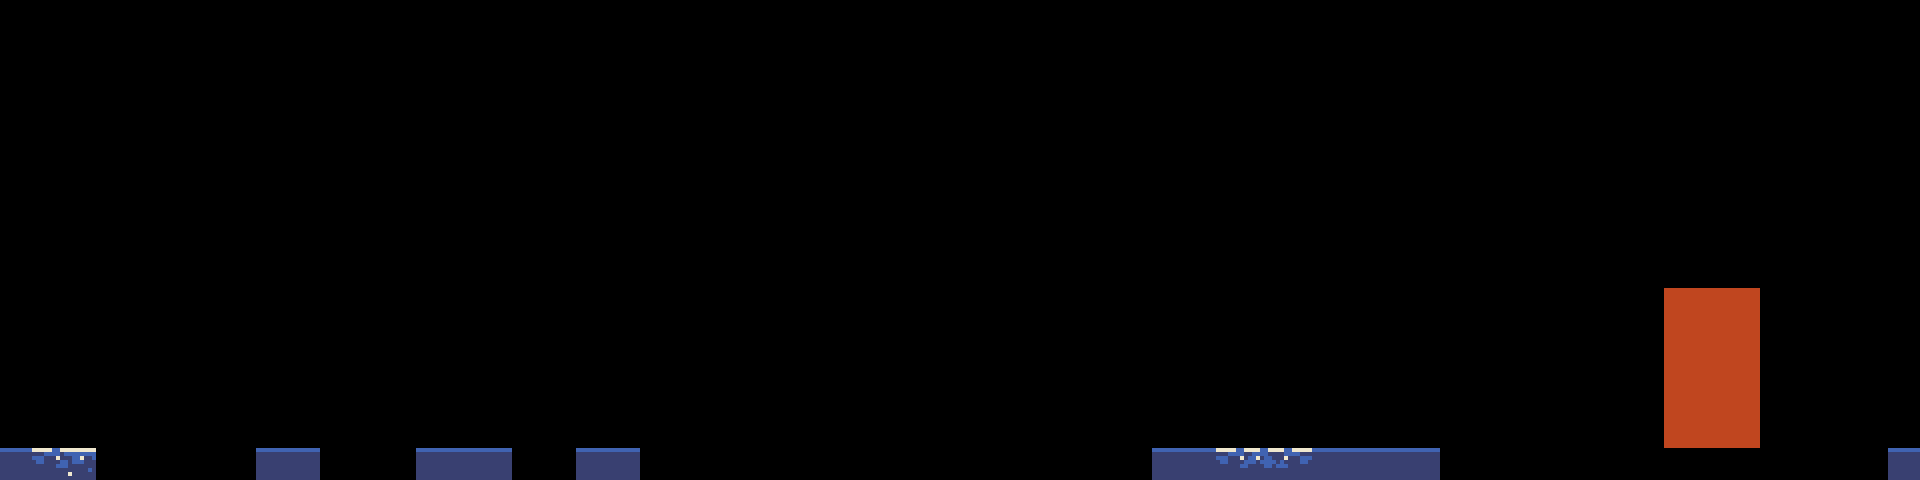

The image is a tile-based game level rendered from a .tmx file. Its description and source (layers, tilesets, objects; grid data summarised) follow:
An orthogonal 60x15 tile map with 32x32 px tiles, 1 tile layer (Tile Layer 3), 2 hidden layers not drawn, 2 tilesets and 12 objects (10x Eye, ScrollingBackground, Player).

<map version="1.0" tiledversion="1.1.6" orientation="orthogonal" renderorder="right-down" width="60" height="15" tilewidth="32" tileheight="32" infinite="0" nextobjectid="51">
 <properties>
  <property name="bckg" value="assets/bckg.png" />
  <property name="eye" value="assets/eyeT.png" />
  <property name="summoner" value="assets/oie_transparent.png" />
  <property name="wizard" value="assets/wizard.png" />
 </properties>
 <tileset firstgid="1" name="cavesofgallet_tiles_1" tilewidth="32" tileheight="32" tilecount="56" columns="8">
  <image source="cavesofgallet_tiles_1.png" trans="000000" width="256" height="224" />
 </tileset>
 <tileset firstgid="57" name="cavesofgallet_tiles" tilewidth="32" tileheight="32" tilecount="96" columns="8">
  <image source="cavesofgallet_tiles.png" trans="000000" width="256" height="384" />
 </tileset>
 <objectgroup name="Object Layer 2" visible="0">
  <object id="20" name="Background" type="ScrollingBackground" x="0" y="0" width="32" height="32">
   <properties>
    <property name="animSpeed" type="float" value="0.20000000000000001" />
    <property name="numFrames" type="int" value="1" />
    <property name="textureHeight" type="int" value="480" />
    <property name="textureID" value="bckg" />
    <property name="textureWidth" type="int" value="640" />
   </properties>
  </object>
 </objectgroup>
 <layer name="Tile Layer 1" width="60" height="15" visible="0">
  <data>[900 cells, 236 non-empty, 6 distinct tile ids]</data>
 </layer>
 <layer name="Tile Layer 2" width="60" height="15" visible="0">
  <properties>
   <property name="collidableSafe" value="" />
  </properties>
  <data>[900 cells, 269 non-empty, 45 distinct tile ids]</data>
 </layer>
 <layer name="Tile Layer 3" width="60" height="15">
  <properties>
   <property name="collidable" value="" />
  </properties>
  <data>[900 cells, 35 non-empty, 5 distinct tile ids]</data>
 </layer>
 <objectgroup name="Object Layer 1" visible="0">
  <object id="3" name="Summoner" type="Player" x="169.169" y="189.335" width="16" height="16">
   <properties>
    <property name="numFrames" type="int" value="12" />
    <property name="textureHeight" type="int" value="80" />
    <property name="textureID" value="summoner" />
    <property name="textureWidth" type="int" value="80" />
   </properties>
  </object>
  <object id="39" name="Eye1" type="Eye" x="580.071" y="295.374" width="16" height="16">
   <properties>
    <property name="numFrames" type="int" value="4" />
    <property name="textureHeight" type="int" value="80" />
    <property name="textureID" value="eye" />
    <property name="textureWidth" type="int" value="80" />
   </properties>
  </object>
  <object id="42" name="Eye2" type="Eye" x="633.452" y="245.552" width="16" height="16">
   <properties>
    <property name="numFrames" type="int" value="4" />
    <property name="textureHeight" type="int" value="80" />
    <property name="textureID" value="eye" />
    <property name="textureWidth" type="int" value="80" />
   </properties>
  </object>
  <object id="43" name="Eye3" type="Eye" x="696.626" y="198.406" width="16" height="16">
   <properties>
    <property name="numFrames" type="int" value="4" />
    <property name="textureHeight" type="int" value="80" />
    <property name="textureID" value="eye" />
    <property name="textureWidth" type="int" value="80" />
   </properties>
  </object>
  <object id="44" name="Eye4" type="Eye" x="1143.25" y="73.8505" width="16" height="16">
   <properties>
    <property name="numFrames" type="int" value="4" />
    <property name="textureHeight" type="int" value="80" />
    <property name="textureID" value="eye" />
    <property name="textureWidth" type="int" value="80" />
   </properties>
  </object>
  <object id="45" name="Eye5" type="Eye" x="1205.52" y="116.555" width="16" height="16">
   <properties>
    <property name="numFrames" type="int" value="4" />
    <property name="textureHeight" type="int" value="80" />
    <property name="textureID" value="eye" />
    <property name="textureWidth" type="int" value="80" />
   </properties>
  </object>
  <object id="46" name="Eye6" type="Eye" x="1274.92" y="164.598" width="16" height="16">
   <properties>
    <property name="numFrames" type="int" value="4" />
    <property name="textureHeight" type="int" value="80" />
    <property name="textureID" value="eye" />
    <property name="textureWidth" type="int" value="80" />
   </properties>
  </object>
  <object id="47" name="Eye8" type="Eye" x="1564.95" y="47.1601" width="16" height="16">
   <properties>
    <property name="numFrames" type="int" value="4" />
    <property name="textureHeight" type="int" value="80" />
    <property name="textureID" value="eye" />
    <property name="textureWidth" type="int" value="80" />
   </properties>
  </object>
  <object id="48" name="Eye9" type="Eye" x="1564.95" y="102.32" width="16" height="16">
   <properties>
    <property name="numFrames" type="int" value="4" />
    <property name="textureHeight" type="int" value="80" />
    <property name="textureID" value="eye" />
    <property name="textureWidth" type="int" value="80" />
   </properties>
  </object>
  <object id="49" name="Eye10" type="Eye" x="1563.17" y="164.598" width="16" height="16">
   <properties>
    <property name="numFrames" type="int" value="4" />
    <property name="textureHeight" type="int" value="80" />
    <property name="textureID" value="eye" />
    <property name="textureWidth" type="int" value="80" />
   </properties>
  </object>
  <object id="50" name="Eye7" type="Eye" x="1315.84" y="362.107" width="16" height="16">
   <properties>
    <property name="numFrames" type="int" value="4" />
    <property name="textureHeight" type="int" value="80" />
    <property name="textureID" value="eye" />
    <property name="textureWidth" type="int" value="80" />
   </properties>
  </object>
 </objectgroup>
</map>
